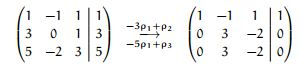
%> input picture useless stuff/playingwithimage/math.JPG, 303 x 67 px
$ octave makeeverythingblack.m   (GNU Octave 9; MATLAB toolbox functions it lacks are replaced by stand-ins)
%> lines starting %> are read from the running program, lines starting %| are printed output that depends on the picture; in (x1, y1, x2, y2) boxes, pixels count from 0 and x2, y2 are one past the last pixel; in counts of white or black regions, pixels touching at a corner belong together; the program's own positions count from 1
clear;close all
img = imread('math.JPG');
%> img is the input picture: size 67x303x3 uint8; mean R, G, B 240.9, 241.2, 240.5
[r,c,~] = size(img);
%> r = 67; c = 303
% [6 lines of commented-out code are left out]

numberofplots = 9;
start = 207;
finish = 128;
solution = ([1 1;numberofplots 1]^-1)*[start;finish];

for i = 1:numberofplots
    subplot(3,3,i);
    filterlevel = round(solution(1)*i+solution(2));
    mask = mean(double(img),3)<=filterlevel;
    mask = cat(3,mask,mask,mask);
    newimg = img;
    newimg(mask) = 0;
    newimg(~mask) = 255;
    imshow(newimg);
    title(['filter level:' num2str(filterlevel)]);
end
%> this loop made 9 passes
%> pass 1, `mask = mean(double(img),3)<=filterlevel;`:
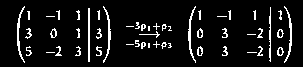
%> mask: size 67x303 logical; 7.9% white in thin lines or dots, all inside (x1, y1, x2, y2) = (17, 6, 292, 63)
%> pass 2, `mask = mean(double(img),3)<=filterlevel;`:
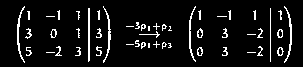
%> mask: size 67x303 logical; 7.2% white in thin lines or dots, all inside (x1, y1, x2, y2) = (17, 6, 292, 63)
%> after the loop:
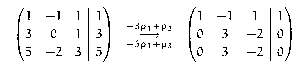
%> newimg: size 67x303x3 uint8; 95.2% white; black in thin lines or dots, all inside (x1, y1, x2, y2) = (17, 7, 292, 62)
%> after the loop:
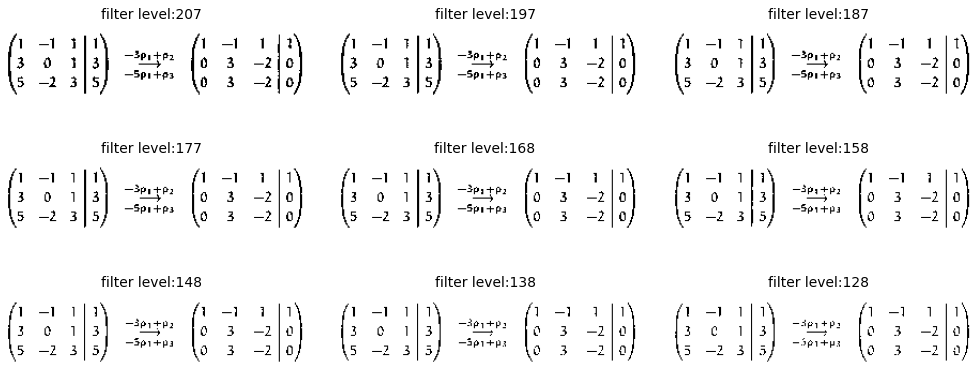
%> figure redrawn from the program's plot data, 9 panels

%%

% [28 lines of commented-out code are left out]
